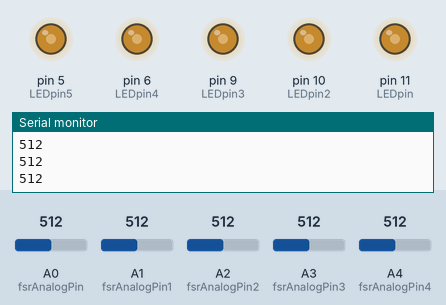
Simulated run of this sketch. Board: Arduino Uno, built with avr-gcc and run on an emulated ATmega328P. Parts: output pins drawn as LEDs (lit = HIGH), the last lines printed to the serial monitor. The test bench sets the inputs (shaded band); at power-on: A0 (fsrAnalogPin) = 512, A1 (fsrAnalogPin1) = 512, A2 (fsrAnalogPin2) = 512, A3 (fsrAnalogPin3) = 512, A4 (fsrAnalogPin4) = 512.

Above: at 1.2 s.
1.3 s: A0 (fsrAnalogPin) set to 716
At 2.5 s:
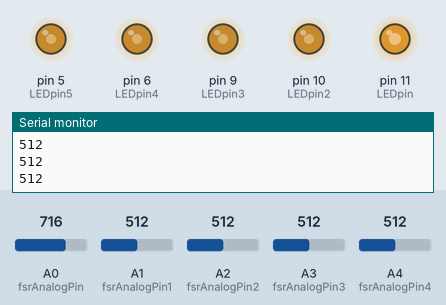
2.8 s: A1 (fsrAnalogPin1) set to 716
At 3.5 s:
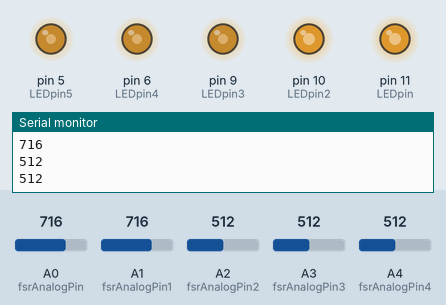
4.3 s: A2 (fsrAnalogPin2) set to 992
At 5.5 s:
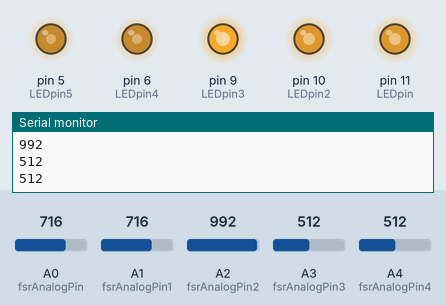
5.8 s: A3 (fsrAnalogPin3) set to 30
At 6.5 s:
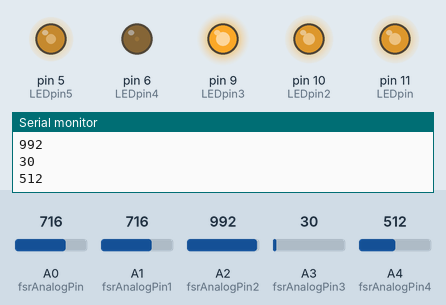
7.3 s: A4 (fsrAnalogPin4) set to 30
At 8.5 s:
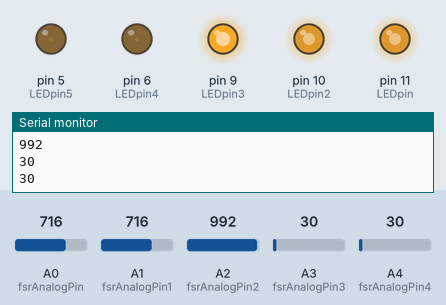
8.8 s: A0 (fsrAnalogPin) set to 992
At 9.5 s:
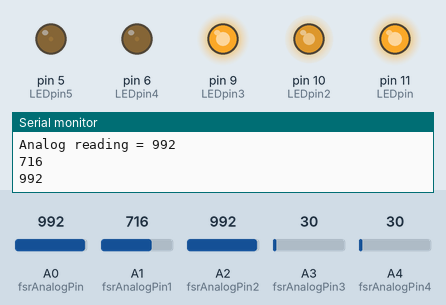
Timing chart, 0 to 11.3 s (numbered marks = the images above; inputs shaded):
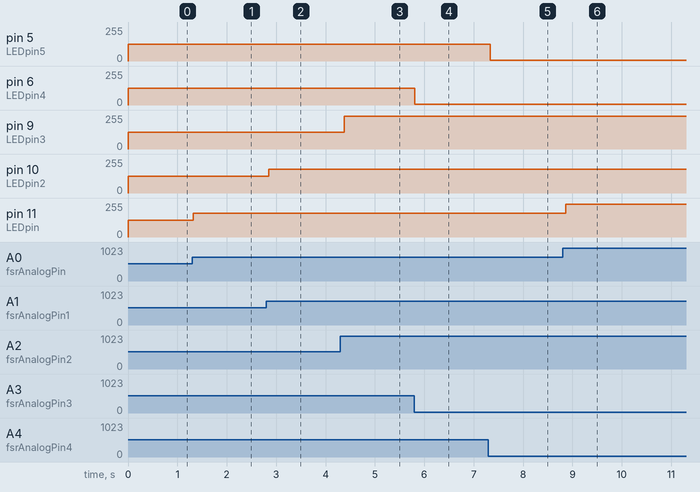

The sketch:

FSR_Arduino_5.ino
```cpp
/* FSR testing sketch.

 Connect one end of FSR to 5V, the other end to Analog 0.
 Then connect one end of a 10K resistor from Analog 0 to ground
 Connect LED from pin 11 through a resistor to ground (

 For more information see www.ladyada.net/learn/sensors/fsr.html */

int fsrAnalogPin = 0; // FSR is connected to analog 0
int fsrAnalogPin1 = 1; // FSR is connected to analog 1
int fsrAnalogPin2 = 2; // FSR is connected to analog 2
int fsrAnalogPin3 = 3; // FSR is connected to analog 3
int fsrAnalogPin4 = 4; // FSR is connected to analog 4
int LEDpin = 11;      // connect ___ LED to pin 11 (PWM pin)
int LEDpin2 = 10;      // connect ___ LED to pin 10 (PWM pin)
int LEDpin3 = 9;      // connect ___ LED to pin 9 (PWM pin)
int LEDpin4 = 6;      // connect ___ LED to pin 6 (PWM pin)
int LEDpin5 = 5;      // connect ___ LED to pin 5 (PWM pin)
int fsrReading;      // the analog reading from the FSR resistor divider
int fsrReading2;     // the analog reading from the second FSR resistor divider
int fsrReading3;     // the analog reading from the third FSR resistor divider
int fsrReading4;     // the analog reading from the fourth FSR resistor divider
int fsrReading5;     // the analog reading from the fifth FSR resistor divider
int LEDbrightness, LEDbrightness2, LEDbrightness3, LEDbrightness4, LEDbrightness5;

void setup(void) {
  Serial.begin(9600);   // We'll send debugging information via the Serial monitor
  pinMode(LEDpin, OUTPUT);
  pinMode(LEDpin2, OUTPUT);
  pinMode(LEDpin3, OUTPUT);
  pinMode(LEDpin4, OUTPUT);
  pinMode(LEDpin5, OUTPUT);
}

void loop(void) {
  fsrReading = analogRead(fsrAnalogPin);
  fsrReading2 = analogRead(fsrAnalogPin1);
  fsrReading3 = analogRead(fsrAnalogPin2);
  fsrReading4 = analogRead(fsrAnalogPin3);
  fsrReading5 = analogRead(fsrAnalogPin4);
  Serial.print("Analog reading = ");
  Serial.println(fsrReading);
  Serial.println(fsrReading2);
  Serial.println(fsrReading3);
  Serial.println(fsrReading4);
  Serial.println(fsrReading5);

  // we'll need to change the range from the analog reading (0-1023) down to the range
  // used by analogWrite (0-255) with map!
  LEDbrightness = map(fsrReading, 0, 1023, 0, 255);
  LEDbrightness2 = map(fsrReading2, 0, 1023, 0, 255);
  LEDbrightness3 = map(fsrReading3, 0, 1023, 0, 255);
  LEDbrightness4 = map(fsrReading4, 0, 1023, 0, 255);
  LEDbrightness5 = map(fsrReading5, 0, 1023, 0, 255);
  // LED gets brighter the harder you press
  analogWrite(LEDpin, LEDbrightness);
  analogWrite(LEDpin2, LEDbrightness2);
  analogWrite(LEDpin3, LEDbrightness3);
  analogWrite(LEDpin4, LEDbrightness4);
  analogWrite(LEDpin5, LEDbrightness5);

  delay(100);
}
```

Measured:
- after the input at 1.3 s, pin 11 (LEDpin): 127/255 → 178/255 at once
- after the input at 2.8 s, pin 10 (LEDpin2): 127/255 → 178/255 after 0.05 s
- after the input at 4.3 s, pin 9 (LEDpin3): 127/255 → 247/255 after 0.08 s
- after the input at 5.8 s, pin 6 (LEDpin4): 127/255 → 7/255 at once
- after the input at 7.3 s, pin 5 (LEDpin5): 127/255 → 7/255 at once
- after the input at 8.8 s, pin 11 (LEDpin): 178/255 → 247/255 after 0.06 s
